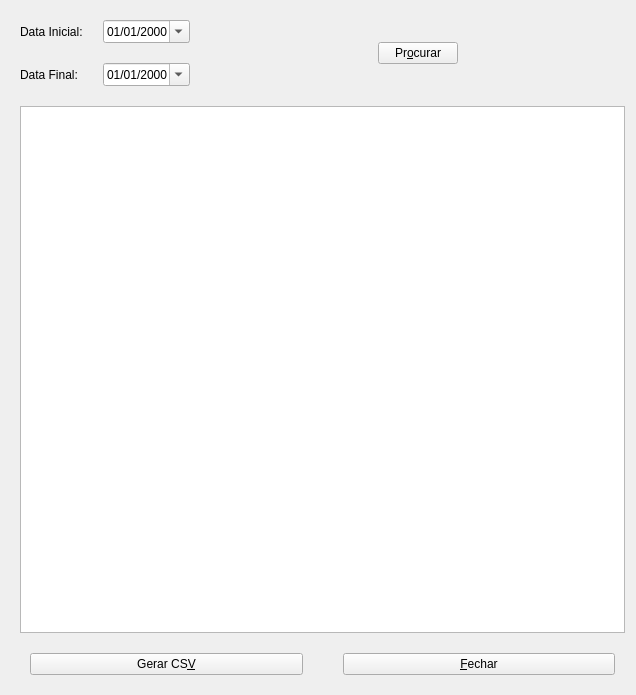
<?xml version="1.0" encoding="UTF-8"?>
<ui version="4.0">
 <class>Relatorio</class>
 <widget class="QWidget" name="Relatorio">
  <property name="geometry">
   <rect>
    <x>0</x>
    <y>0</y>
    <width>636</width>
    <height>695</height>
   </rect>
  </property>
  <property name="minimumSize">
   <size>
    <width>636</width>
    <height>695</height>
   </size>
  </property>
  <property name="windowTitle">
   <string>Relatório</string>
  </property>
  <property name="windowIcon">
   <iconset resource="../parkmanager.qrc">
    <normaloff>:/icons/documentation.png</normaloff>:/icons/documentation.png</iconset>
  </property>
  <layout class="QVBoxLayout" name="verticalLayout">
   <property name="spacing">
    <number>20</number>
   </property>
   <property name="leftMargin">
    <number>20</number>
   </property>
   <property name="topMargin">
    <number>20</number>
   </property>
   <property name="bottomMargin">
    <number>20</number>
   </property>
   <item>
    <layout class="QGridLayout" name="gridLayout">
     <property name="horizontalSpacing">
      <number>20</number>
     </property>
     <item row="0" column="1">
      <widget class="QDateEdit" name="datainiDE">
       <property name="maximumSize">
        <size>
         <width>150</width>
         <height>16777215</height>
        </size>
       </property>
       <property name="locale">
        <locale language="Portuguese" country="Brazil"/>
       </property>
       <property name="displayFormat">
        <string>dd/MM/yyyy</string>
       </property>
       <property name="calendarPopup">
        <bool>true</bool>
       </property>
      </widget>
     </item>
     <item row="0" column="0">
      <widget class="QLabel" name="datainiLabel">
       <property name="maximumSize">
        <size>
         <width>100</width>
         <height>16777215</height>
        </size>
       </property>
       <property name="text">
        <string>Data Inicial:</string>
       </property>
      </widget>
     </item>
     <item row="1" column="1">
      <widget class="QDateEdit" name="datafinDE">
       <property name="maximumSize">
        <size>
         <width>150</width>
         <height>16777215</height>
        </size>
       </property>
       <property name="locale">
        <locale language="Portuguese" country="Brazil"/>
       </property>
       <property name="displayFormat">
        <string>dd/MM/yyyy</string>
       </property>
       <property name="calendarPopup">
        <bool>true</bool>
       </property>
      </widget>
     </item>
     <item row="0" column="2">
      <spacer name="horizontalSpacer">
       <property name="orientation">
        <enum>Qt::Horizontal</enum>
       </property>
       <property name="sizeHint" stdset="0">
        <size>
         <width>40</width>
         <height>20</height>
        </size>
       </property>
      </spacer>
     </item>
     <item row="0" column="3" rowspan="2">
      <widget class="QPushButton" name="procurarButton">
       <property name="text">
        <string>Pr&amp;ocurar</string>
       </property>
       <property name="icon">
        <iconset resource="../parkmanager.qrc">
         <normaloff>:/icons/find.png</normaloff>:/icons/find.png</iconset>
       </property>
      </widget>
     </item>
     <item row="1" column="0">
      <widget class="QLabel" name="datafinLabel">
       <property name="text">
        <string>Data Final:</string>
       </property>
      </widget>
     </item>
     <item row="0" column="4">
      <spacer name="horizontalSpacer_2">
       <property name="orientation">
        <enum>Qt::Horizontal</enum>
       </property>
       <property name="sizeHint" stdset="0">
        <size>
         <width>40</width>
         <height>20</height>
        </size>
       </property>
      </spacer>
     </item>
    </layout>
   </item>
   <item>
    <widget class="QTableWidget" name="resTable">
     <property name="frameShape">
      <enum>QFrame::StyledPanel</enum>
     </property>
     <property name="editTriggers">
      <set>QAbstractItemView::NoEditTriggers</set>
     </property>
     <property name="alternatingRowColors">
      <bool>true</bool>
     </property>
    </widget>
   </item>
   <item>
    <layout class="QHBoxLayout" name="horizontalLayout_2">
     <property name="spacing">
      <number>40</number>
     </property>
     <property name="leftMargin">
      <number>10</number>
     </property>
     <property name="rightMargin">
      <number>10</number>
     </property>
     <item>
      <widget class="QPushButton" name="csvButton">
       <property name="text">
        <string>Gerar CS&amp;V</string>
       </property>
       <property name="icon">
        <iconset resource="../parkmanager.qrc">
         <normaloff>:/icons/documentation.png</normaloff>:/icons/documentation.png</iconset>
       </property>
      </widget>
     </item>
     <item>
      <widget class="QPushButton" name="fecharButton">
       <property name="text">
        <string>&amp;Fechar</string>
       </property>
       <property name="icon">
        <iconset resource="../parkmanager.qrc">
         <normaloff>:/icons/application-exit.png</normaloff>:/icons/application-exit.png</iconset>
       </property>
      </widget>
     </item>
    </layout>
   </item>
  </layout>
 </widget>
 <tabstops>
  <tabstop>datainiDE</tabstop>
  <tabstop>datafinDE</tabstop>
  <tabstop>procurarButton</tabstop>
  <tabstop>resTable</tabstop>
  <tabstop>csvButton</tabstop>
  <tabstop>fecharButton</tabstop>
 </tabstops>
 <resources>
  <include location="../parkmanager.qrc"/>
 </resources>
 <connections/>
</ui>
